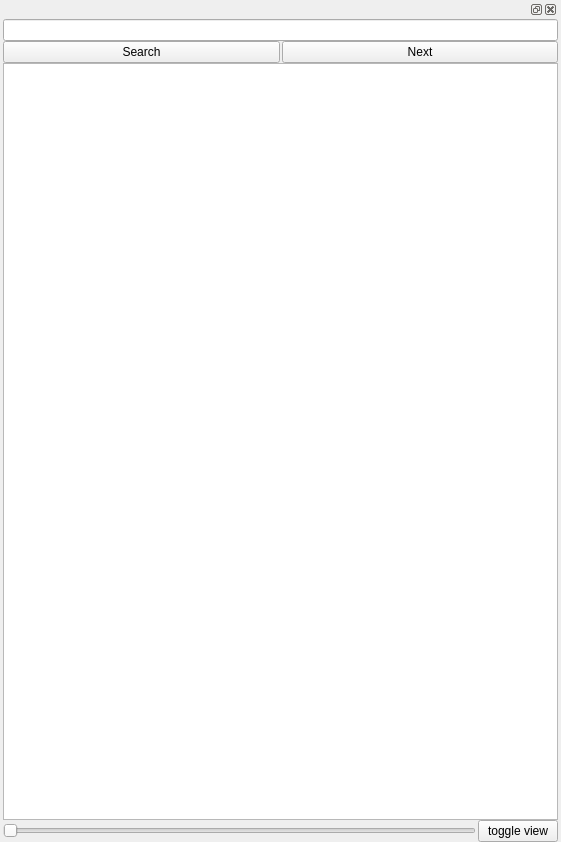
<?xml version="1.0" encoding="UTF-8"?>
<ui version="4.0">
 <class>Form</class>
 <widget class="QWidget" name="Form">
  <property name="geometry">
   <rect>
    <x>0</x>
    <y>0</y>
    <width>561</width>
    <height>842</height>
   </rect>
  </property>
  <property name="windowTitle">
   <string>Form</string>
  </property>
  <layout class="QHBoxLayout" name="horizontalLayout">
   <property name="spacing">
    <number>0</number>
   </property>
   <property name="leftMargin">
    <number>3</number>
   </property>
   <property name="topMargin">
    <number>0</number>
   </property>
   <property name="rightMargin">
    <number>3</number>
   </property>
   <property name="bottomMargin">
    <number>0</number>
   </property>
   <item>
    <widget class="QDockWidget" name="dockWidget">
     <widget class="QWidget" name="dockWidgetContents">
      <layout class="QGridLayout" name="gridLayout_2">
       <property name="leftMargin">
        <number>0</number>
       </property>
       <property name="topMargin">
        <number>0</number>
       </property>
       <property name="rightMargin">
        <number>0</number>
       </property>
       <property name="bottomMargin">
        <number>0</number>
       </property>
       <property name="horizontalSpacing">
        <number>2</number>
       </property>
       <property name="verticalSpacing">
        <number>0</number>
       </property>
       <item row="1" column="0">
        <widget class="QPushButton" name="search">
         <property name="text">
          <string>Search</string>
         </property>
        </widget>
       </item>
       <item row="1" column="1">
        <widget class="QPushButton" name="next">
         <property name="text">
          <string>Next</string>
         </property>
        </widget>
       </item>
       <item row="2" column="0" colspan="2">
        <widget class="QListWidget" name="results">
         <property name="dragEnabled">
          <bool>true</bool>
         </property>
         <property name="alternatingRowColors">
          <bool>true</bool>
         </property>
         <property name="iconSize">
          <size>
           <width>250</width>
           <height>250</height>
          </size>
         </property>
         <property name="viewMode">
          <enum>QListView::IconMode</enum>
         </property>
         <property name="wordWrap">
          <bool>true</bool>
         </property>
        </widget>
       </item>
       <item row="0" column="0" colspan="2">
        <widget class="QLineEdit" name="query"/>
       </item>
       <item row="3" column="0" colspan="2">
        <layout class="QGridLayout" name="gridLayout">
         <property name="horizontalSpacing">
          <number>2</number>
         </property>
         <property name="verticalSpacing">
          <number>0</number>
         </property>
         <item row="0" column="0">
          <widget class="QSlider" name="zoom">
           <property name="orientation">
            <enum>Qt::Horizontal</enum>
           </property>
          </widget>
         </item>
         <item row="0" column="1">
          <widget class="QPushButton" name="toggleview">
           <property name="text">
            <string>toggle view</string>
           </property>
          </widget>
         </item>
        </layout>
       </item>
      </layout>
     </widget>
    </widget>
   </item>
  </layout>
 </widget>
 <resources/>
 <connections/>
</ui>
